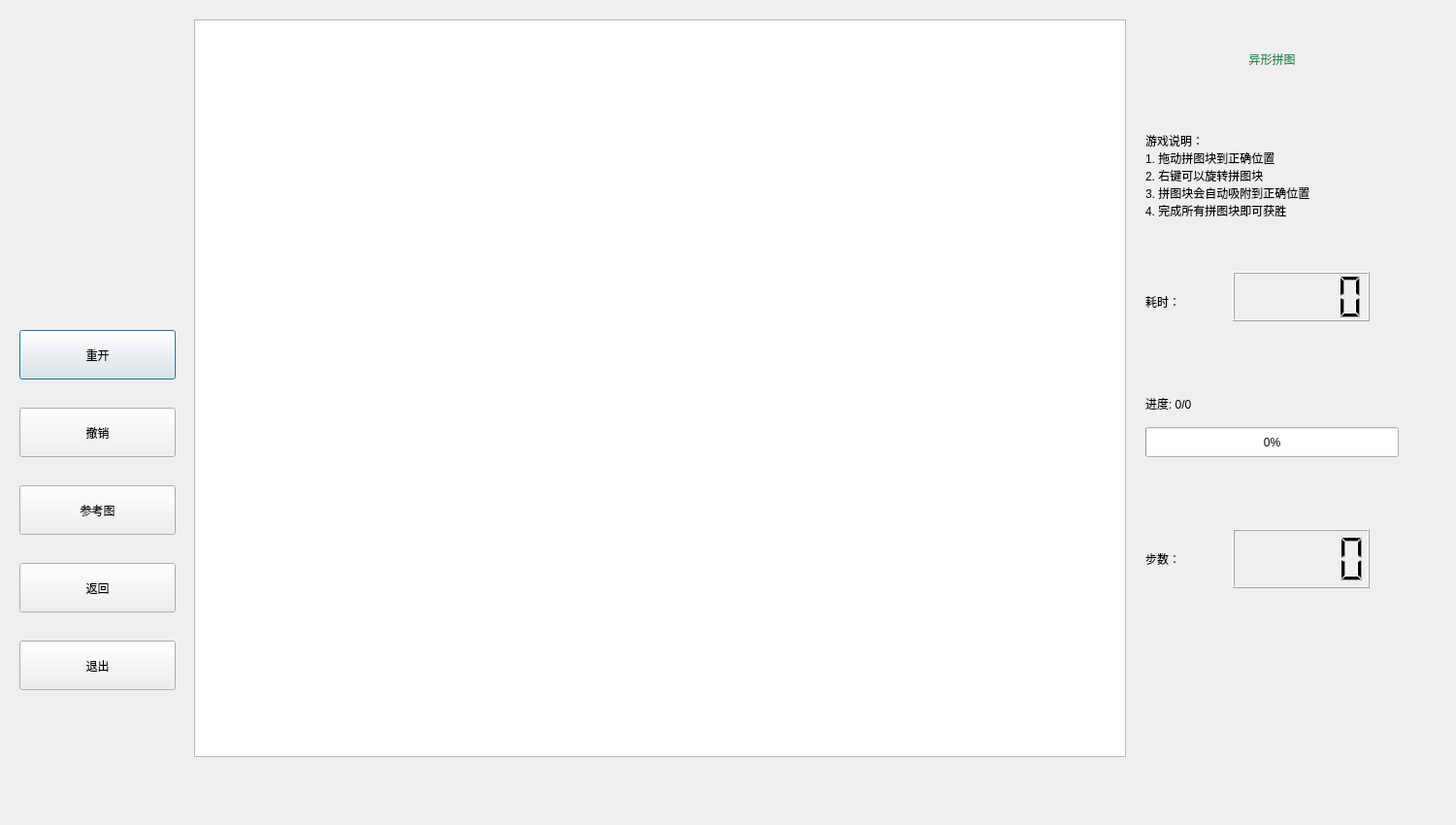
<?xml version="1.0" encoding="UTF-8"?>
<ui version="4.0">
 <class>JigsawPuzzle</class>
 <widget class="QDialog" name="JigsawPuzzle">
  <property name="geometry">
   <rect>
    <x>0</x>
    <y>0</y>
    <width>1500</width>
    <height>850</height>
   </rect>
  </property>
  <property name="minimumSize">
   <size>
    <width>1500</width>
    <height>800</height>
   </size>
  </property>
  <property name="maximumSize">
   <size>
    <width>2000</width>
    <height>2000</height>
   </size>
  </property>
  <property name="contextMenuPolicy">
   <enum>Qt::ContextMenuPolicy::PreventContextMenu</enum>
  </property>
  <property name="windowTitle">
   <string>异形拼图游戏</string>
  </property>
  <widget class="QPushButton" name="btnRestart">
   <property name="geometry">
    <rect>
     <x>20</x>
     <y>340</y>
     <width>161</width>
     <height>51</height>
    </rect>
   </property>
   <property name="styleSheet">
    <string notr="true">font: 25pt &quot;Arial Unicode MS&quot;;</string>
   </property>
   <property name="text">
    <string>重开</string>
   </property>
  </widget>
  <widget class="QLabel" name="label">
   <property name="geometry">
    <rect>
     <x>1180</x>
     <y>545</y>
     <width>121</width>
     <height>61</height>
    </rect>
   </property>
   <property name="styleSheet">
    <string notr="true">font: 25pt &quot;Arial Unicode MS&quot;;</string>
   </property>
   <property name="text">
    <string>步数：</string>
   </property>
   <property name="textFormat">
    <enum>Qt::TextFormat::PlainText</enum>
   </property>
  </widget>
  <widget class="QLCDNumber" name="lcdStep_2">
   <property name="geometry">
    <rect>
     <x>1270</x>
     <y>280</y>
     <width>141</width>
     <height>51</height>
    </rect>
   </property>
   <property name="digitCount">
    <number>5</number>
   </property>
  </widget>
  <widget class="QPushButton" name="btnBack">
   <property name="geometry">
    <rect>
     <x>20</x>
     <y>580</y>
     <width>161</width>
     <height>51</height>
    </rect>
   </property>
   <property name="styleSheet">
    <string notr="true">font: 25pt &quot;Arial Unicode MS&quot;;</string>
   </property>
   <property name="text">
    <string>返回</string>
   </property>
  </widget>
  <widget class="QLabel" name="time_labl">
   <property name="geometry">
    <rect>
     <x>1180</x>
     <y>280</y>
     <width>121</width>
     <height>61</height>
    </rect>
   </property>
   <property name="styleSheet">
    <string notr="true">font: 25pt &quot;Arial Unicode MS&quot;;</string>
   </property>
   <property name="text">
    <string>耗时：</string>
   </property>
   <property name="textFormat">
    <enum>Qt::TextFormat::PlainText</enum>
   </property>
  </widget>
  <widget class="QPushButton" name="btnShowImage">
   <property name="geometry">
    <rect>
     <x>20</x>
     <y>500</y>
     <width>161</width>
     <height>51</height>
    </rect>
   </property>
   <property name="styleSheet">
    <string notr="true">font: 25pt &quot;Arial Unicode MS&quot;;</string>
   </property>
   <property name="text">
    <string>参考图</string>
   </property>
  </widget>
  <widget class="QPushButton" name="btnUndo">
   <property name="geometry">
    <rect>
     <x>20</x>
     <y>420</y>
     <width>161</width>
     <height>51</height>
    </rect>
   </property>
   <property name="styleSheet">
    <string notr="true">font: 25pt &quot;Arial Unicode MS&quot;;</string>
   </property>
   <property name="text">
    <string>撤销</string>
   </property>
  </widget>
  <widget class="QGraphicsView" name="graphicsView">
   <property name="geometry">
    <rect>
     <x>200</x>
     <y>20</y>
     <width>960</width>
     <height>760</height>
    </rect>
   </property>
   <property name="frameShape">
    <enum>QFrame::StyledPanel</enum>
   </property>
   <property name="frameShadow">
    <enum>QFrame::Sunken</enum>
   </property>
  </widget>
  <widget class="QLCDNumber" name="lcdStep">
   <property name="geometry">
    <rect>
     <x>1270</x>
     <y>545</y>
     <width>141</width>
     <height>61</height>
    </rect>
   </property>
   <property name="digitCount">
    <number>5</number>
   </property>
  </widget>
  <widget class="QLabel" name="labelProgress">
   <property name="geometry">
    <rect>
     <x>1180</x>
     <y>400</y>
     <width>261</width>
     <height>31</height>
    </rect>
   </property>
   <property name="styleSheet">
    <string notr="true">font: 16pt &quot;Arial Unicode MS";;</string>
   </property>
   <property name="text">
    <string>进度: 0/0</string>
   </property>
  </widget>
  <widget class="QProgressBar" name="progressBar">
   <property name="geometry">
    <rect>
     <x>1180</x>
     <y>440</y>
     <width>261</width>
     <height>31</height>
    </rect>
   </property>
   <property name="value">
    <number>0</number>
   </property>
  </widget>
  <widget class="QLabel" name="labelTitle">
   <property name="geometry">
    <rect>
     <x>1180</x>
     <y>40</y>
     <width>261</width>
     <height>41</height>
    </rect>
   </property>
   <property name="styleSheet">
    <string notr="true">font: 24pt &quot;Arial Unicode MS"; color: #2E8B57;</string>
   </property>
   <property name="text">
    <string>异形拼图</string>
   </property>
   <property name="alignment">
    <set>Qt::AlignCenter</set>
   </property>
  </widget>
  <widget class="QLabel" name="labelHint">
   <property name="geometry">
    <rect>
     <x>1180</x>
     <y>100</y>
     <width>261</width>
     <height>161</height>
    </rect>
   </property>
   <property name="styleSheet">
    <string notr="true">font: 14pt &quot;Arial Unicode MS";;</string>
   </property>
   <property name="text">
    <string>游戏说明：
1. 拖动拼图块到正确位置
2. 右键可以旋转拼图块
3. 拼图块会自动吸附到正确位置
4. 完成所有拼图块即可获胜</string>
   </property>
   <property name="wordWrap">
    <bool>true</bool>
   </property>
  </widget>
  <widget class="QPushButton" name="btnReturn">
   <property name="geometry">
    <rect>
     <x>20</x>
     <y>660</y>
     <width>161</width>
     <height>51</height>
    </rect>
   </property>
   <property name="styleSheet">
    <string notr="true">font: 25pt &quot;Arial Unicode MS&quot;;</string>
   </property>
   <property name="text">
    <string>退出</string>
   </property>
  </widget>
 </widget>
 <resources/>
 <connections/>
</ui>
